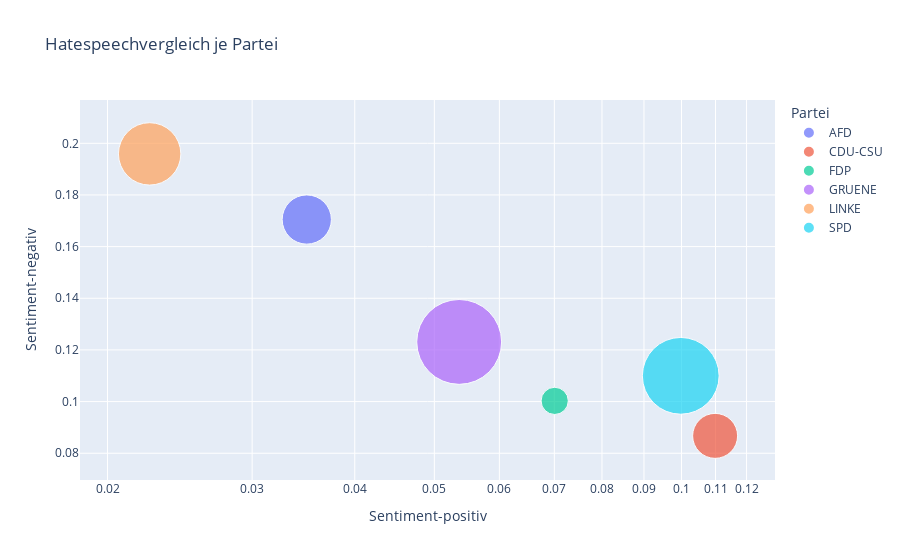

The notebook cell this image was saved under:
### Code cell
# Create the pandas DataFrame
dffinoTpre = pd.DataFrame(getfindataohneSWert(), columns=['Partei','Topic','Hatespeech','Sentiment-positiv','Sentiment-negativ'])
dffinoT = dffinoTpre.groupby(["Partei"], as_index=False)[["Hatespeech","Sentiment-positiv","Sentiment-negativ"]].mean()
fig = px.scatter(dffinoT, x="Sentiment-positiv", y="Sentiment-negativ",
	            size="Hatespeech", color="Partei",
                 hover_name="Partei", log_x=True, size_max=60,
                 title="Hatespeechvergleich je Partei")
fig.write_html("Hatespeechvergleich-je-Partei.html",
                full_html=False,
                include_plotlyjs='cdn')
fig.show()

### Figure 1 — Plotly figure (JSON) as saved in the notebook; plotly's stock layout.template omitted (floating-point values rounded to 4 significant figures)
{"data": [{"hovertemplate": "<b>%{hovertext}</b><br><br>Partei=AFD<br>Sentiment-positiv=%{x}<br>Sentiment-negativ=%{y}<br>Hatespeech=%{marker.size}<extra></extra>", "hovertext": ["AFD"], "legendgroup": "AFD", "marker": {"color": "#636efa", "size": [0.007918], "sizemode": "area", "sizeref": 6.535e-06, "symbol": "circle"}, "mode": "markers", "name": "AFD", "orientation": "v", "showlegend": true, "type": "scatter", "x": [0.03496], "xaxis": "x", "y": [0.1705], "yaxis": "y"}, {"hovertemplate": "<b>%{hovertext}</b><br><br>Partei=CDU-CSU<br>Sentiment-positiv=%{x}<br>Sentiment-negativ=%{y}<br>Hatespeech=%{marker.size}<extra></extra>", "hovertext": ["CDU-CSU"], "legendgroup": "CDU-CSU", "marker": {"color": "#EF553B", "size": [0.006605], "sizemode": "area", "sizeref": 6.535e-06, "symbol": "circle"}, "mode": "markers", "name": "CDU-CSU", "orientation": "v", "showlegend": true, "type": "scatter", "x": [0.1099], "xaxis": "x", "y": [0.08673], "yaxis": "y"}, {"hovertemplate": "<b>%{hovertext}</b><br><br>Partei=FDP<br>Sentiment-positiv=%{x}<br>Sentiment-negativ=%{y}<br>Hatespeech=%{marker.size}<extra></extra>", "hovertext": ["FDP"], "legendgroup": "FDP", "marker": {"color": "#00cc96", "size": [0.002419], "sizemode": "area", "sizeref": 6.535e-06, "symbol": "circle"}, "mode": "markers", "name": "FDP", "orientation": "v", "showlegend": true, "type": "scatter", "x": [0.07007], "xaxis": "x", "y": [0.1003], "yaxis": "y"}, {"hovertemplate": "<b>%{hovertext}</b><br><br>Partei=GRUENE<br>Sentiment-positiv=%{x}<br>Sentiment-negativ=%{y}<br>Hatespeech=%{marker.size}<extra></extra>", "hovertext": ["GRUENE"], "legendgroup": "GRUENE", "marker": {"color": "#ab63fa", "size": [0.02352], "sizemode": "area", "sizeref": 6.535e-06, "symbol": "circle"}, "mode": "markers", "name": "GRUENE", "orientation": "v", "showlegend": true, "type": "scatter", "x": [0.05361], "xaxis": "x", "y": [0.1231], "yaxis": "y"}, {"hovertemplate": "<b>%{hovertext}</b><br><br>Partei=LINKE<br>Sentiment-positiv=%{x}<br>Sentiment-negativ=%{y}<br>Hatespeech=%{marker.size}<extra></extra>", "hovertext": ["LINKE"], "legendgroup": "LINKE", "marker": {"color": "#FFA15A", "size": [0.01272], "sizemode": "area", "sizeref": 6.535e-06, "symbol": "circle"}, "mode": "markers", "name": "LINKE", "orientation": "v", "showlegend": true, "type": "scatter", "x": [0.02251], "xaxis": "x", "y": [0.1959], "yaxis": "y"}, {"hovertemplate": "<b>%{hovertext}</b><br><br>Partei=SPD<br>Sentiment-positiv=%{x}<br>Sentiment-negativ=%{y}<br>Hatespeech=%{marker.size}<extra></extra>", "hovertext": ["SPD"], "legendgroup": "SPD", "marker": {"color": "#19d3f3", "size": [0.01925], "sizemode": "area", "sizeref": 6.535e-06, "symbol": "circle"}, "mode": "markers", "name": "SPD", "orientation": "v", "showlegend": true, "type": "scatter", "x": [0.09978], "xaxis": "x", "y": [0.11], "yaxis": "y"}], "layout": {"legend": {"itemsizing": "constant", "title": {"text": "Partei"}, "tracegroupgap": 0}, "title": {"text": "Hatespeechvergleich je Partei"}, "xaxis": {"anchor": "y", "domain": [0, 1], "title": {"text": "Sentiment-positiv"}, "type": "log"}, "yaxis": {"anchor": "x", "domain": [0, 1], "title": {"text": "Sentiment-negativ"}}}}
